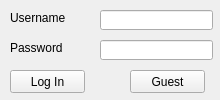
<?xml version="1.0" encoding="UTF-8"?>
<ui version="4.0">
 <class>login</class>
 <widget class="QWidget" name="login">
  <property name="geometry">
   <rect>
    <x>0</x>
    <y>0</y>
    <width>220</width>
    <height>100</height>
   </rect>
  </property>
  <property name="windowTitle">
   <string>login</string>
  </property>
  <widget class="QLabel" name="uLabel">
   <property name="geometry">
    <rect>
     <x>10</x>
     <y>10</y>
     <width>81</width>
     <height>16</height>
    </rect>
   </property>
   <property name="text">
    <string>Username</string>
   </property>
  </widget>
  <widget class="QLineEdit" name="uLine">
   <property name="geometry">
    <rect>
     <x>100</x>
     <y>10</y>
     <width>113</width>
     <height>20</height>
    </rect>
   </property>
  </widget>
  <widget class="QLineEdit" name="pLine">
   <property name="geometry">
    <rect>
     <x>100</x>
     <y>40</y>
     <width>113</width>
     <height>20</height>
    </rect>
   </property>
  </widget>
  <widget class="QLabel" name="pLabel">
   <property name="geometry">
    <rect>
     <x>10</x>
     <y>40</y>
     <width>81</width>
     <height>16</height>
    </rect>
   </property>
   <property name="text">
    <string>Password</string>
   </property>
  </widget>
  <widget class="QPushButton" name="lButton">
   <property name="geometry">
    <rect>
     <x>10</x>
     <y>70</y>
     <width>75</width>
     <height>23</height>
    </rect>
   </property>
   <property name="text">
    <string>Log In</string>
   </property>
  </widget>
  <widget class="QPushButton" name="gButton">
   <property name="geometry">
    <rect>
     <x>130</x>
     <y>70</y>
     <width>75</width>
     <height>23</height>
    </rect>
   </property>
   <property name="text">
    <string>Guest</string>
   </property>
  </widget>
 </widget>
 <layoutdefault spacing="6" margin="11"/>
 <resources/>
 <connections/>
</ui>
